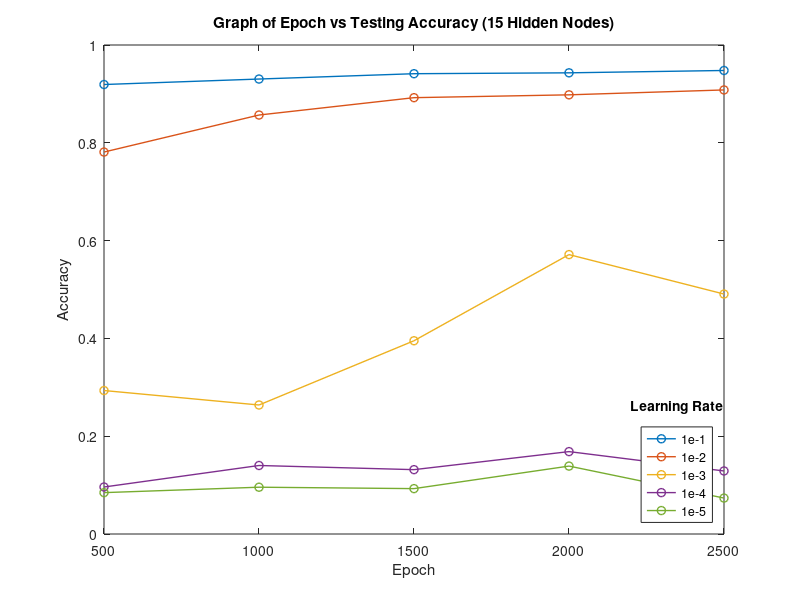
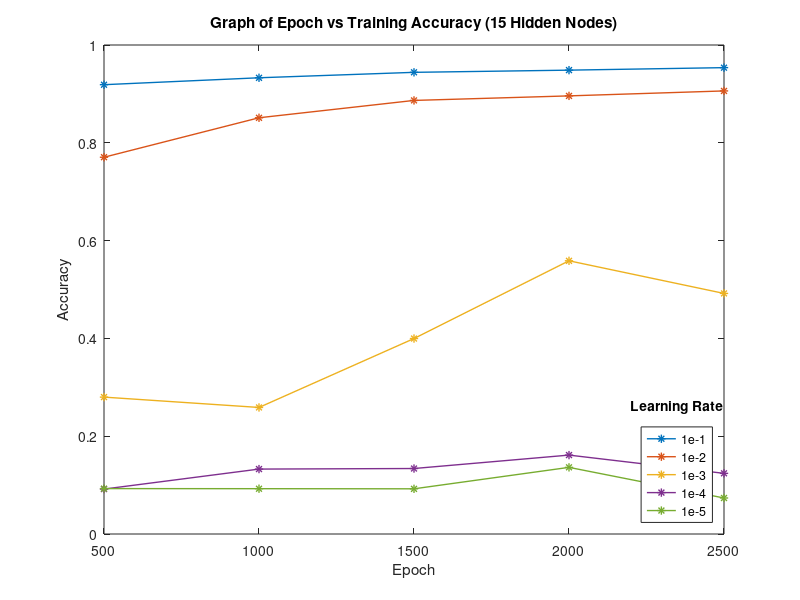

Here is the MATLAB script that generated these plots, in order:
% load RESULTS_14_14.mat;
% load RESULTS_15_15.mat;

%% PLOTTING 13 13 %%

load RESULTS_13_13.mat;

figure(1)
epoch = [500,1000,1500,2000,2500];
plot(epoch,final_test_accuracy(1,:),'Marker','o','linewidth',1);
xlabel('Epoch')
ylabel('Accuracy')
title('Graph of Epoch vs Test Accuracy (13 Hidden Nodes)')
hold on;
plot(epoch,final_test_accuracy(2,:),'Marker','o','linewidth',1);
plot(epoch,final_test_accuracy(3,:),'Marker','o','linewidth',1);
plot(epoch,final_test_accuracy(4,:),'Marker','o','linewidth',1);
plot(epoch,final_test_accuracy(5,:),'Marker','o','linewidth',1);
x = legend('1e-1','1e-2','1e-3','1e-4','1e-5','Location','Southeast');
title(x,'Learning Rate')
hold off;

figure(2)
plot(epoch,final_train_accuracy(1,:),'Marker','*','linewidth',1);
hold on;
plot(epoch,final_train_accuracy(2,:),'Marker','*','linewidth',1);
plot(epoch,final_train_accuracy(3,:),'Marker','*','linewidth',1);
plot(epoch,final_train_accuracy(4,:),'Marker','*','linewidth',1);
plot(epoch,final_train_accuracy(5,:),'Marker','*','linewidth',1);
xlabel('Epoch')
ylabel('Accuracy')
title('Graph of Epoch vs Train Accuracy (13 Hidden Nodes)')
x = legend('1e-1','1e-2','1e-3','1e-4','1e-5','Location','Southeast');
title(x,'Learning Rate')
hold off;

%% PLOTTING 14 14 %%

load RESULTS_14_14.mat;

figure(1)
epoch = [500,1000,1500,2000,2500];
plot(epoch,final_test_accuracy(1,:),'Marker','o','linewidth',1);
xlabel('Epoch')
ylabel('Accuracy')
title('Graph of Epoch vs Testing Accuracy (14 Hidden Nodes)')
hold on;
plot(epoch,final_test_accuracy(2,:),'Marker','o','linewidth',1);
plot(epoch,final_test_accuracy(3,:),'Marker','o','linewidth',1);
plot(epoch,final_test_accuracy(4,:),'Marker','o','linewidth',1);
plot(epoch,final_test_accuracy(5,:),'Marker','o','linewidth',1);
x = legend('1e-1','1e-2','1e-3','1e-4','1e-5','Location','Southeast');
title(x,'Learning Rate')
hold off;

figure(2)
plot(epoch,final_train_accuracy(1,:),'Marker','*','linewidth',1);
hold on;
plot(epoch,final_train_accuracy(2,:),'Marker','*','linewidth',1);
plot(epoch,final_train_accuracy(3,:),'Marker','*','linewidth',1);
plot(epoch,final_train_accuracy(4,:),'Marker','*','linewidth',1);
plot(epoch,final_train_accuracy(5,:),'Marker','*','linewidth',1);
xlabel('Epoch')
ylabel('Accuracy')
title('Graph of Epoch vs Training Accuracy (14 Hidden Nodes)')
x = legend('1e-1','1e-2','1e-3','1e-4','1e-5','Location','Southeast');
title(x,'Learning Rate')
hold off;

%% PLOTTING 13 13 %%

load RESULTS_15_15.mat;

figure(1)
epoch = [500,1000,1500,2000,2500];
plot(epoch,final_test_accuracy(1,:),'Marker','o','linewidth',1);
xlabel('Epoch')
ylabel('Accuracy')
title('Graph of Epoch vs Testing Accuracy (15 Hidden Nodes)')
hold on;
plot(epoch,final_test_accuracy(2,:),'Marker','o','linewidth',1);
plot(epoch,final_test_accuracy(3,:),'Marker','o','linewidth',1);
plot(epoch,final_test_accuracy(4,:),'Marker','o','linewidth',1);
plot(epoch,final_test_accuracy(5,:),'Marker','o','linewidth',1);
x = legend('1e-1','1e-2','1e-3','1e-4','1e-5','Location','Southeast');
title(x,'Learning Rate')
hold off;

figure(2)
plot(epoch,final_train_accuracy(1,:),'Marker','*','linewidth',1);
hold on;
plot(epoch,final_train_accuracy(2,:),'Marker','*','linewidth',1);
plot(epoch,final_train_accuracy(3,:),'Marker','*','linewidth',1);
plot(epoch,final_train_accuracy(4,:),'Marker','*','linewidth',1);
plot(epoch,final_train_accuracy(5,:),'Marker','*','linewidth',1);
xlabel('Epoch')
ylabel('Accuracy')
title('Graph of Epoch vs Training Accuracy (15 Hidden Nodes)')
x = legend('1e-1','1e-2','1e-3','1e-4','1e-5','Location','Southeast');
title(x,'Learning Rate')
hold off;